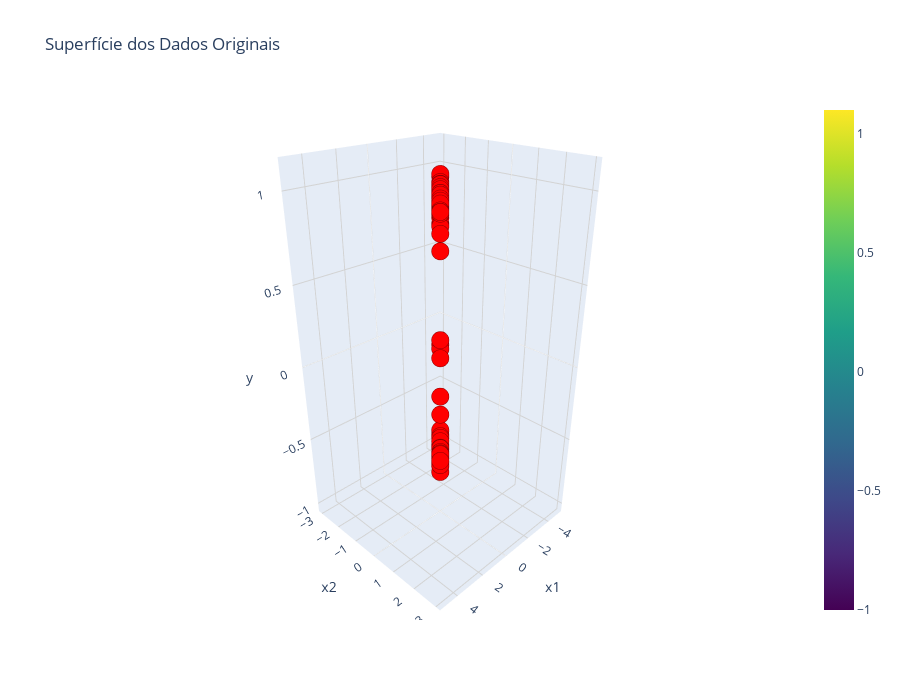

The cell this chart's notebook holds for it:
### Markdown cell above
### Mostrar superfície dos dados originais

### Code cell
# Extrair os dados
x1_data = df['x1'].values
x2_data = df['x2'].values
y_data = df['y'].values

fig_surface = plot_original_surface(x1_data, x2_data, y_data)
